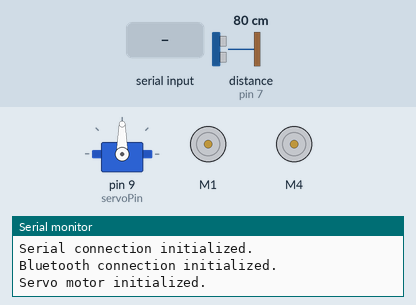
This sketch was run on a simulated Arduino Uno, built with avr-gcc and run on an emulated ATmega328P. On the bench: servo, 2 × DC motor (green arrow = forward, orange = backward, longer = faster), the last lines printed to the serial monitor. The test bench sets the inputs (shaded band); at power-on: distance to the obstacle (sensor on pin 7) 80 cm. The echo pulse lasts 58.3 µs per cm.

Above: at 1.2 s.
1.3 s: distance to the obstacle (sensor on pin 7) set to 7 cm
6.5 s: distance to the obstacle (sensor on pin 7) set to 4 cm
At 10.4 s:
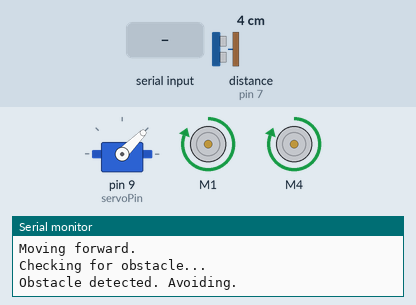
13.5 s: "F" received over the second serial link
At 15.9 s:
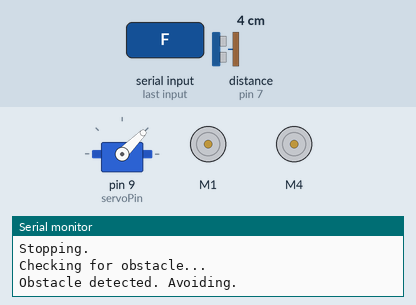
18.0 s: distance to the obstacle (sensor on pin 7) set to 9 cm
At 20.0 s:
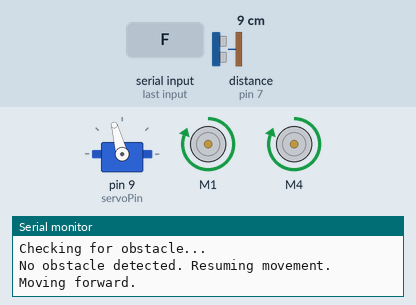
20.5 s: "B" received over the second serial link
At 21.1 s:
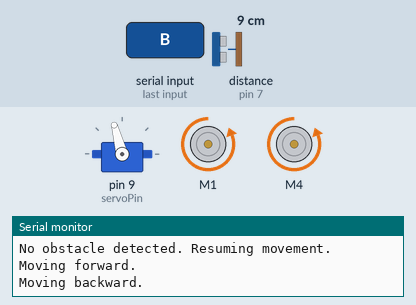
25.5 s: "L" received over the second serial link
At 26.1 s:
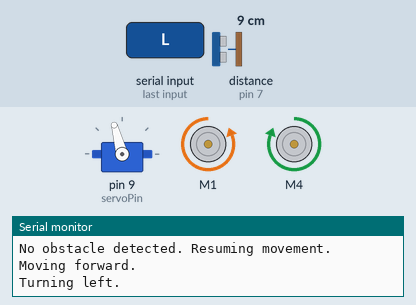
Timing chart, 0 to 30.5 s (numbered marks = the images above; inputs shaded):
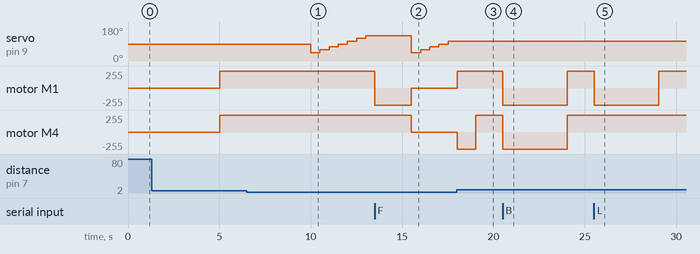

Measured:
- the behaviour switches between 6 and 5 cm on distance to the obstacle (sensor on pin 7) (found by bisection; images 0 and 1)
- after the input at 6.5 s, servo on pin 9 (servoPin): 90° → 45° after 3.5 s, → 60° 0.50 s later, → 75° 0.50 s later, → 90° 0.50 s later, … (7 changes in this stretch)
- after the input at 13.5 s, motor M4: forward 255/255 → stopped after 2.0 s
- after the input at 18.0 s, servo on pin 9 (servoPin): stays 105° (without the input it goes to 120° after 0.01 s); motor M1: stopped → forward 255/255 at once; motor M4: stopped → backward 255/255 at once, → forward 255/255 1.0 s later
- after the input at 20.5 s, motor M1, motor M4: forward 255/255 → backward 255/255 at once, → forward 255/255 3.5 s later
- after the input at 25.5 s, motor M1: forward 255/255 → backward 255/255 at once, → forward 255/255 3.5 s later

The sketch:

working.ino
```cpp
#include <AFMotor.h>
#include <SoftwareSerial.h>
#include <Servo.h>

SoftwareSerial BTSerial(2, 3); // RX, TX, connected to pins 2 and 3 on Arduino Uno

// Create the motor shield object with the default I2C address
AF_DCMotor motor1(1); // Motor M1
AF_DCMotor motor2(4); // Motor M4

Servo servoMotor; // Create a servo object to control the servo motor
int servoPin = 9; // Define the pin connected to the servo motor

const int trigPin = 6; // Pin connected to the ultrasonic sensor's trigger pin
const int echoPin = 7; // Pin connected to the ultrasonic sensor's echo pin

unsigned long lastCheckTime = 0; // Variable to store the time of the last obstacle check
const unsigned long checkInterval = 5000; // Interval between obstacle checks (milliseconds)

void setup() {
  // Set up serial connection for debugging
  Serial.begin(9600);
  Serial.println("Serial connection initialized.");

  // Set up Bluetooth serial connection
  BTSerial.begin(9600);
  Serial.println("Bluetooth connection initialized.");

  // Set up servo motor
  servoMotor.attach(servoPin);
  Serial.println("Servo motor initialized.");

  // Set up ultrasonic sensor pins
  pinMode(trigPin, OUTPUT);
  pinMode(echoPin, INPUT);

  // Set speed for the motors
  motor1.setSpeed(255);
  motor2.setSpeed(255);
}

void loop() {
  if (BTSerial.available()) {
    char command = BTSerial.read();
    if (command == 'F') {
      checkAndMoveForward();
    } else if (command == 'B') {
      checkAndMoveBackward();
    } else if (command == 'L') {
      checkAndTurnLeft();
    } else if (command == 'R') {
      checkAndTurnRight();
    } else if (command == 'S') {
      stopMotors();
    }
  }

  // Check if it's time to perform obstacle detection
  unsigned long currentTime = millis();
  if (currentTime - lastCheckTime >= checkInterval) {
    lastCheckTime = currentTime;
    checkAndAvoidObstacle();
  }
}

void checkAndMoveForward() {
  if (!isObstacleDetected()) {
    moveForward();
  } else {
    stopMotors();
    checkAndAvoidObstacle();
  }
}

void checkAndMoveBackward() {
  if (!isObstacleDetected()) {
    moveBackward();
  } else {
    stopMotors();
    checkAndAvoidObstacle();
  }
}

void checkAndTurnLeft() {
  if (!isObstacleDetected()) {
    turnLeft();
  } else {
    stopMotors();
    checkAndAvoidObstacle();
  }
}

void checkAndTurnRight() {
  if (!isObstacleDetected()) {
    turnRight();
  } else {
    stopMotors();
    checkAndAvoidObstacle();
  }
}

void moveForward() {
  Serial.println("Moving forward.");
  motor1.run(FORWARD);
  motor2.run(FORWARD);
}

void moveBackward() {
  Serial.println("Moving backward.");
  motor1.run(BACKWARD);
  motor2.run(BACKWARD);
}

void turnLeft() {
  Serial.println("Turning left.");
  motor1.run(BACKWARD);
  motor2.run(FORWARD);
  delay(1000); // Adjust delay based on required turn angle
}

void turnRight() {
  Serial.println("Turning right.");
  motor1.run(FORWARD);
  motor2.run(BACKWARD);
  delay(1000); // Adjust delay based on required turn angle
}

void stopMotors() {
  Serial.println("Stopping.");
  motor1.run(RELEASE);
  motor2.run(RELEASE);
}

bool isObstacleDetected() {
  // Trigger ultrasonic sensor to send a pulse
  digitalWrite(trigPin, LOW);
  delayMicroseconds(2);
  digitalWrite(trigPin, HIGH);
  delayMicroseconds(10);
  digitalWrite(trigPin, LOW);

  // Read the pulse from the echo pin
  long duration = pulseIn(echoPin, HIGH);

  // Convert the pulse duration to distance in centimeters
  int distance = duration * 0.034 / 2;

  // Check if obstacle is detected within threshold distance
  return distance < 5; // Adjust threshold distance as needed
}

void checkAndAvoidObstacle() {
  Serial.println("Checking for obstacle...");

  if (isObstacleDetected()) {
    Serial.println("Obstacle detected. Avoiding.");

    // Rotate the servo to scan for a clear path
    for (int angle = 45; angle <= 135; angle += 15) {
      servoMotor.write(angle);
      delay(500); // Adjust delay based on servo speed
      if (!isObstacleDetected()) {
        // If a clear path is found, turn in that direction and exit the loop
        if (angle <= 90) {
          turnLeft();
        } else {
          turnRight();
        }
        return;
      }
    }

    // If no clear path is found, turn around
    turnLeft();
    delay(1000); // Adjust delay based on required turn angle
  } else {
    Serial.println("No obstacle detected. Resuming movement.");
    moveForward(); // Resume forward movement
  }
}
```
